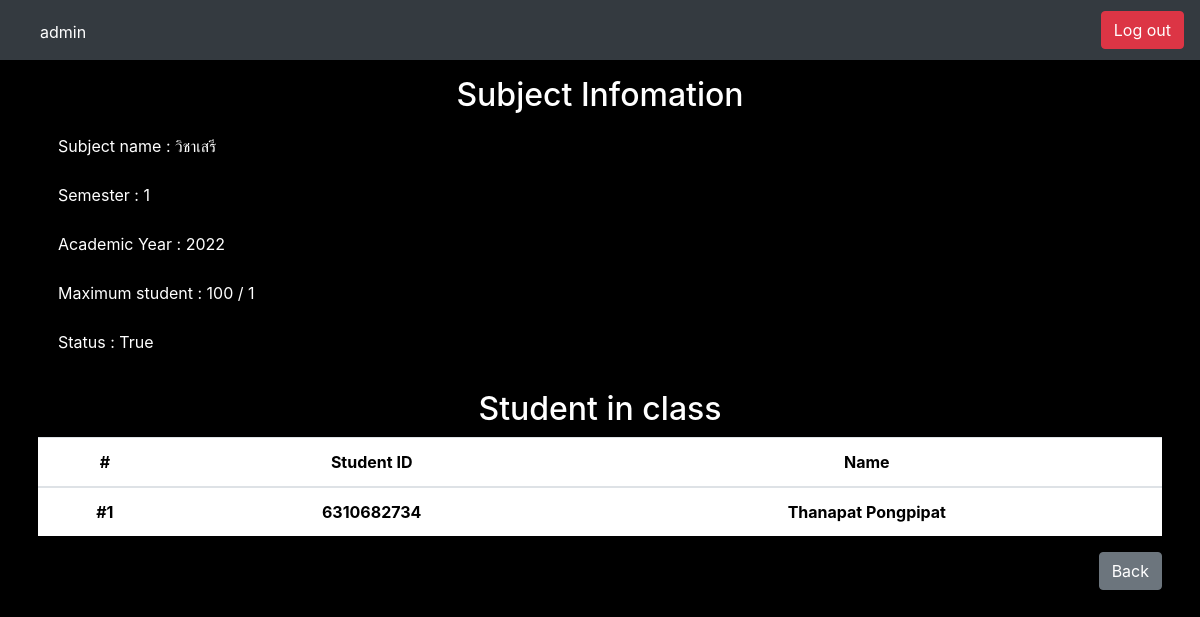
The page /bookingsubject/1 (signed in) on the database its author committed.
### bookingsubject/models.py (models this page shows, shortened)
class Subject(models.Model):
    code = models.CharField(max_length=3, unique=True)
    subject_name = models.CharField(max_length=15)
    semester = models.CharField(max_length=1)
    academic_year = models.IntegerField()
    amount = models.IntegerField()
    status = models.BooleanField()
    student = models.IntegerField(default=0)

class Enrollment(models.Model):
    user = models.ForeignKey(User, on_delete=models.CASCADE, unique=True, to_field="id")
    subject = models.ForeignKey(Subject, on_delete=models.CASCADE, to_field="code")

### bookingsubject/views.py (the view)
# urls.py: path("<int:subject_id>", views.subject_info, name="subject_info"),
def subject_info(req, subject_id):
    try:
        subject = Subject.objects.get(id=subject_id)
        check_enroll = is_already_enroll(req.user.id)
        enrollment_list = Enrollment.objects.filter(subject=subject)
        return render(req, "bookingsubject/subject_info.html", {"subject_data": subject, "enrolls": enrollment_list, "is_already_enroll": check_enroll})
    except Exception as e:
        print("Error : ", e)
        return index(req, {"status": False, "message": "Something went wrong"})

### bookingsubject/views.py (called while the page is built)
def is_already_enroll(user_id):
    try:
        user_data = User.objects.get(id=user_id)
        enroll = Enrollment.objects.get(user=user_data)
        return True
    except:
        return False

### bookingsubject/templates/bookingsubject/subject_info.html (shortened to what this page needs)
{% extends 'bookingsubject/layout.html' %} {% block body %}
<div style="color: white">
  <h2 class="text-white text-center">Subject Infomation</h2>
  <div class="info-body">
    <ul class="list-group list-group-flush text-white mb-4">
      <li class="list-group-item bg-transparent">
        Subject name : {{ subject_data.subject_name }}
      </li>
      <li class="list-group-item bg-transparent">
        Semester : {{ subject_data.semester }}
      </li>
      <li class="list-group-item bg-transparent">
        Academic Year : {{ subject_data.academic_year }}
      </li>
      <li class="list-group-item bg-transparent">
        Maximum student : {{ subject_data.amount }} / {{ enrolls.count }}
      </li>
      {% if request.user.is_superuser == True %}
      <li class="list-group-item bg-transparent">
        Status : {{ subject_data.status }}
      </li>
      {% endif %}
    </ul>
  </div>
  <h2 class="text-white text-center">Student in class</h2>
  <div class="student-list mt-2 bg-white">
    <table class="table table-hover text-center">
      <thead>
        <tr class="sub-text">
          <th scope="col">#</th>
          <th scope="col">Student ID</th>
          <th scope="col">Name</th>
        </tr>
      </thead>
      <tbody>
        {% for enroll in enrolls %}
        <tr>
          <th scope="row" class="sub-text align-middle">#{{ forloop.counter }}</th>
          <th scope="row" class="sub-text align-middle">
            {{ enroll.user.username}}
          </th>
          <th scope="row" class="sub-text align-middle">
            {{ enroll.user.first_name }} {{ enroll.user.last_name }}
          </th>
        </tr>
        {% empty %}
        <tr class="text-white">
          <th colspan="2"><i>No data</th>
        </tr>
        {% endfor %}
      </tbody>
    </table>
  </div>
  <div class="section-action mt-2 left-0">
    <div class="flex float-right">
      {% if is_already_enroll == False %}
      <form class="btn" action="{% url 'enroll_subject' subject_data.id request.user.id  %}" method="post">
      </form>
      {% endif %}
      <a class="btn btn-secondary" href="{% url 'booking_index' %}">Back</a>
    </div>
  </div>
</div>
{% endblock %}

### bookingsubject/templates/bookingsubject/layout.html (shortened to what this page needs)
<!DOCTYPE html>
<html lang="en">
  <head>
    {% load static %}
    <link
      rel="stylesheet"
      href="https://cdn.jsdelivr.net/npm/bootstrap@4.3.1/dist/css/bootstrap.min.css"
    />
    <link rel="stylesheet" href="{% static 'bookingsubject/style.css' %}" />
    {% if request.resolver_match.url_name != 'login' and request.resolver_match.url_name != 'logout' and request.resolver_match.url_name != 'register' %}
    <nav class="navbar navbar-expand-lg navbar-dark bg-dark">
      <div class="collapse navbar-collapse" id="navbarSupportedContent">
        <ul class="navbar-nav mr-auto">
          <li class="nav-item active">
            <a class="nav-link mt-1">{{request.user.username}} <span class="sr-only">(current)</span></a>
          </li>
        </ul>
        <form class="form-inline my-2 my-lg-0">
          <a class="btn btn-danger float-right right-0" id="logout" href="{% url 'logout' %}">Log out</a>
        </form>
      </div>
    </nav>
    {% endif %}
  </head>
  <body>
    <div class="container p-2 mt-2">{% block body %} {% endblock %}</div>
  </body>
</html>

### bookingsubject/static/bookingsubject/style.css (style rules this page uses)
body { background-color: black; color: white; }
.sub-text { color: black }

### rows shown on the page
Subject: subject_name "วิชาเสรี", semester "1", academic_year "2022", amount "100", status "True"
Enrollment: user.username "6310682734", user.first_name "Thanapat", user.last_name "Pongpipat"

### other values the page prints
{{ request.user.username }} "admin"
{{ enrolls.count }} "1"
